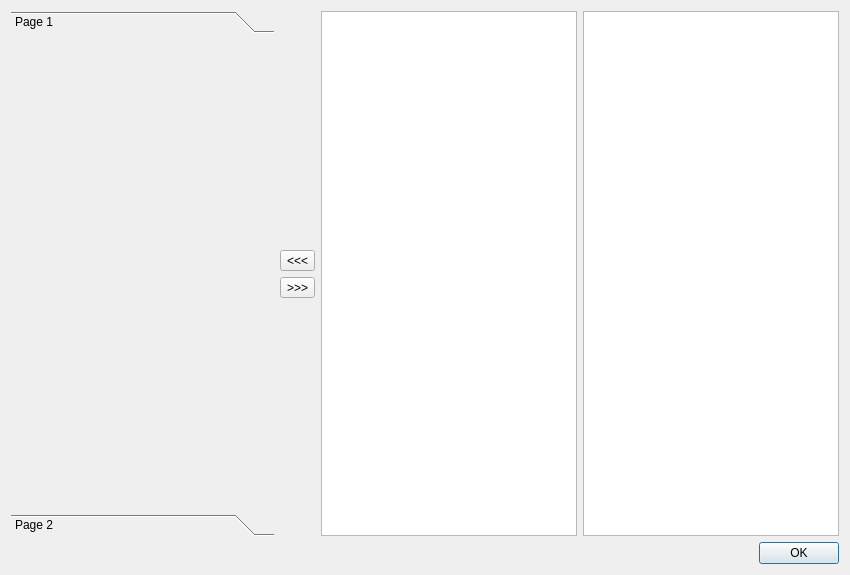
<?xml version="1.0" encoding="UTF-8"?>
<ui version="4.0">
 <class>BuildingTilesDialog</class>
 <widget class="QDialog" name="BuildingTilesDialog">
  <property name="geometry">
   <rect>
    <x>0</x>
    <y>0</y>
    <width>850</width>
    <height>575</height>
   </rect>
  </property>
  <property name="windowTitle">
   <string>Building Tiles</string>
  </property>
  <layout class="QGridLayout" name="gridLayout">
   <item row="0" column="0">
    <widget class="QToolBox" name="toolBox">
     <property name="maximumSize">
      <size>
       <width>332</width>
       <height>16777215</height>
      </size>
     </property>
     <property name="currentIndex">
      <number>0</number>
     </property>
     <widget class="QWidget" name="page">
      <property name="geometry">
       <rect>
        <x>0</x>
        <y>0</y>
        <width>275</width>
        <height>474</height>
       </rect>
      </property>
      <attribute name="label">
       <string>Page 1</string>
      </attribute>
     </widget>
     <widget class="QWidget" name="page_2">
      <property name="geometry">
       <rect>
        <x>0</x>
        <y>0</y>
        <width>275</width>
        <height>474</height>
       </rect>
      </property>
      <attribute name="label">
       <string>Page 2</string>
      </attribute>
     </widget>
    </widget>
   </item>
   <item row="0" column="1">
    <layout class="QVBoxLayout" name="verticalLayout">
     <item>
      <spacer name="verticalSpacer">
       <property name="orientation">
        <enum>Qt::Vertical</enum>
       </property>
       <property name="sizeHint" stdset="0">
        <size>
         <width>20</width>
         <height>40</height>
        </size>
       </property>
      </spacer>
     </item>
     <item>
      <widget class="QToolButton" name="addTiles">
       <property name="toolTip">
        <string>Add selected tiles to category</string>
       </property>
       <property name="text">
        <string>&lt;&lt;&lt;</string>
       </property>
       <property name="icon">
        <iconset resource="../tiled.qrc">
         <normaloff>:/images/22x22/add.png</normaloff>:/images/22x22/add.png</iconset>
       </property>
      </widget>
     </item>
     <item>
      <widget class="QToolButton" name="removeTiles">
       <property name="toolTip">
        <string>Remove selected tiles from category</string>
       </property>
       <property name="text">
        <string>&gt;&gt;&gt;</string>
       </property>
       <property name="icon">
        <iconset resource="../tiled.qrc">
         <normaloff>:/images/22x22/remove.png</normaloff>:/images/22x22/remove.png</iconset>
       </property>
      </widget>
     </item>
     <item>
      <spacer name="verticalSpacer_2">
       <property name="orientation">
        <enum>Qt::Vertical</enum>
       </property>
       <property name="sizeHint" stdset="0">
        <size>
         <width>20</width>
         <height>40</height>
        </size>
       </property>
      </spacer>
     </item>
    </layout>
   </item>
   <item row="0" column="2">
    <layout class="QHBoxLayout" name="horizontalLayout">
     <item>
      <widget class="QListWidget" name="listWidget"/>
     </item>
     <item>
      <widget class="Tiled::Internal::MixedTilesetView" name="tableWidget">
       <property name="minimumSize">
        <size>
         <width>256</width>
         <height>0</height>
        </size>
       </property>
      </widget>
     </item>
    </layout>
   </item>
   <item row="1" column="2">
    <widget class="QDialogButtonBox" name="buttonBox">
     <property name="orientation">
      <enum>Qt::Horizontal</enum>
     </property>
     <property name="standardButtons">
      <set>QDialogButtonBox::Ok</set>
     </property>
    </widget>
   </item>
  </layout>
 </widget>
 <customwidgets>
  <customwidget>
   <class>Tiled::Internal::MixedTilesetView</class>
   <extends>QTableWidget</extends>
   <header>BuildingEditor/mixedtilesetview.h</header>
  </customwidget>
 </customwidgets>
 <resources>
  <include location="../tiled.qrc"/>
 </resources>
 <connections>
  <connection>
   <sender>buttonBox</sender>
   <signal>accepted()</signal>
   <receiver>BuildingTilesDialog</receiver>
   <slot>accept()</slot>
   <hints>
    <hint type="sourcelabel">
     <x>248</x>
     <y>254</y>
    </hint>
    <hint type="destinationlabel">
     <x>157</x>
     <y>274</y>
    </hint>
   </hints>
  </connection>
  <connection>
   <sender>buttonBox</sender>
   <signal>rejected()</signal>
   <receiver>BuildingTilesDialog</receiver>
   <slot>reject()</slot>
   <hints>
    <hint type="sourcelabel">
     <x>316</x>
     <y>260</y>
    </hint>
    <hint type="destinationlabel">
     <x>286</x>
     <y>274</y>
    </hint>
   </hints>
  </connection>
 </connections>
</ui>
